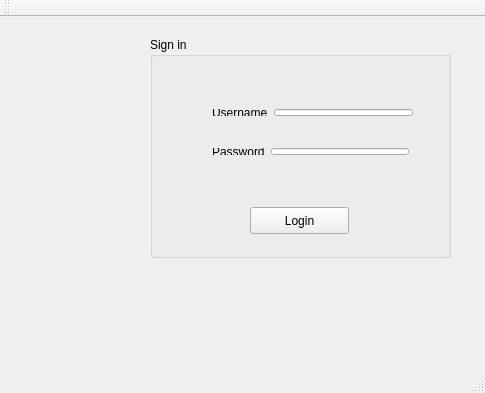
<?xml version="1.0" encoding="UTF-8"?>
<ui version="4.0">
 <class>MainWindow</class>
 <widget class="QMainWindow" name="MainWindow">
  <property name="geometry">
   <rect>
    <x>0</x>
    <y>0</y>
    <width>485</width>
    <height>393</height>
   </rect>
  </property>
  <property name="windowTitle">
   <string>MainWindow</string>
  </property>
  <widget class="QWidget" name="centralWidget">
   <widget class="QGroupBox" name="groupBox">
    <property name="geometry">
     <rect>
      <x>150</x>
      <y>20</y>
      <width>301</width>
      <height>221</height>
     </rect>
    </property>
    <property name="title">
     <string>Sign in</string>
    </property>
    <widget class="QPushButton" name="pushButton">
     <property name="geometry">
      <rect>
       <x>100</x>
       <y>170</y>
       <width>99</width>
       <height>27</height>
      </rect>
     </property>
     <property name="text">
      <string>Login</string>
     </property>
    </widget>
    <widget class="QWidget" name="">
     <property name="geometry">
      <rect>
       <x>51</x>
       <y>100</y>
       <width>219</width>
       <height>29</height>
      </rect>
     </property>
     <layout class="QHBoxLayout" name="horizontalLayout">
      <item>
       <widget class="QLabel" name="label_Password">
        <property name="text">
         <string>Password</string>
        </property>
       </widget>
      </item>
      <item>
       <widget class="QLineEdit" name="lineEdit_Password">
        <property name="enabled">
         <bool>true</bool>
        </property>
       </widget>
      </item>
     </layout>
    </widget>
    <widget class="QWidget" name="">
     <property name="geometry">
      <rect>
       <x>51</x>
       <y>61</y>
       <width>223</width>
       <height>29</height>
      </rect>
     </property>
     <layout class="QHBoxLayout" name="horizontalLayout_2">
      <item>
       <widget class="QLabel" name="label_Username">
        <property name="text">
         <string>Username</string>
        </property>
       </widget>
      </item>
      <item>
       <widget class="QLineEdit" name="lineEdit_Username"/>
      </item>
     </layout>
    </widget>
   </widget>
  </widget>
  <widget class="QMenuBar" name="menuBar">
   <property name="geometry">
    <rect>
     <x>0</x>
     <y>0</y>
     <width>485</width>
     <height>25</height>
    </rect>
   </property>
  </widget>
  <widget class="QToolBar" name="mainToolBar">
   <attribute name="toolBarArea">
    <enum>TopToolBarArea</enum>
   </attribute>
   <attribute name="toolBarBreak">
    <bool>false</bool>
   </attribute>
  </widget>
  <widget class="QStatusBar" name="statusBar"/>
 </widget>
 <layoutdefault spacing="6" margin="11"/>
 <resources/>
 <connections/>
</ui>
